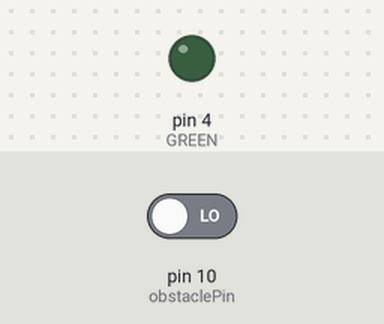
Simulated run of this sketch. Board: Arduino Uno, built with avr-gcc and run on an emulated ATmega328P. Shown: output pins drawn as LEDs (lit = HIGH). The inputs (shaded band) are chosen by the test bench; at power-on: pin 10 (obstaclePin) LOW. What the sketch prints to the serial monitor is not drawn.

Above: at 0.2 s.
Timing chart, 0 to 16.9 s (numbered marks = the images above):
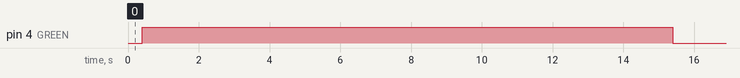

Measured:
- by itself, pin 4 (GREEN): LOW → HIGH at 0.40 s, → LOW 15.0 s later

The sketch:

ir2.ino
```cpp
int obstaclePin = 10;
int obstaclePin1 =12;
int hasObstacle = LOW;  // LOW MEANS NO OBSTACLE
int hasObstacle1 = LOW;
int DELAY_GREEN = 15000;
int DELAY_YELLOW = 3000;
int DELAY_RED = 5000;

int YELLOW = 3;
int GREEN=4;
int RED= 5;
int GREEN1=9;
int YELLOW1 = 8;
int RED1= 6;
 int count=1;
 int count1=0;
void setup() {
  
  pinMode(obstaclePin, INPUT);
  Serial.begin(9600);
   pinMode(obstaclePin1, INPUT);
  Serial.begin(9600);
   pinMode(GREEN, OUTPUT);
}


void loop() {

if(count>count1)
{
ir1();

}
//else
//{
//ir2();

//2ndir

  


}

void ir1()
{
 
  hasObstacle = digitalRead(obstaclePin);

  if (hasObstacle == HIGH ) {
   
   // Serial.println("Path is clear!!");
digitalWrite(GREEN,LOW);
digitalWrite(YELLOW,LOW);
digitalWrite(RED,HIGH);
  }
  else {
     count++;
    Serial.println("Stop something is ahead!!");
    if(count>3)
    {
      digitalWrite(RED,LOW);
      digitalWrite(YELLOW,LOW);
      digitalWrite(GREEN, HIGH);
      delay(DELAY_GREEN);

    
      
         digitalWrite(GREEN, LOW);
         digitalWrite(RED,LOW);
           digitalWrite(YELLOW, HIGH);
         delay(DELAY_YELLOW);
        count=0;
      
    }


  }
  delay(200);

}


void ir2()
{

  hasObstacle1 = digitalRead(obstaclePin1);

  if (hasObstacle1 == HIGH ) {
   
   // Serial.println("Path is clear!!");
digitalWrite(GREEN1,LOW);
digitalWrite(YELLOW1,LOW);
digitalWrite(RED1,HIGH);
  }
  else {
     count1++;
      Serial.println(count1);
    Serial.println("Stop something is ahead!!");
    if(count1>3)
    {
 Serial.println("hey");
      digitalWrite(RED1,LOW);
      digitalWrite(YELLOW1,LOW);
      digitalWrite(GREEN1, HIGH);
      delay(DELAY_GREEN);

    
      
         digitalWrite(GREEN1, LOW);
         digitalWrite(RED1,LOW);
           digitalWrite(YELLOW1, HIGH);
         delay(DELAY_YELLOW);
        count1=0;
      
    }


  }
//  delay(200);

}
```
